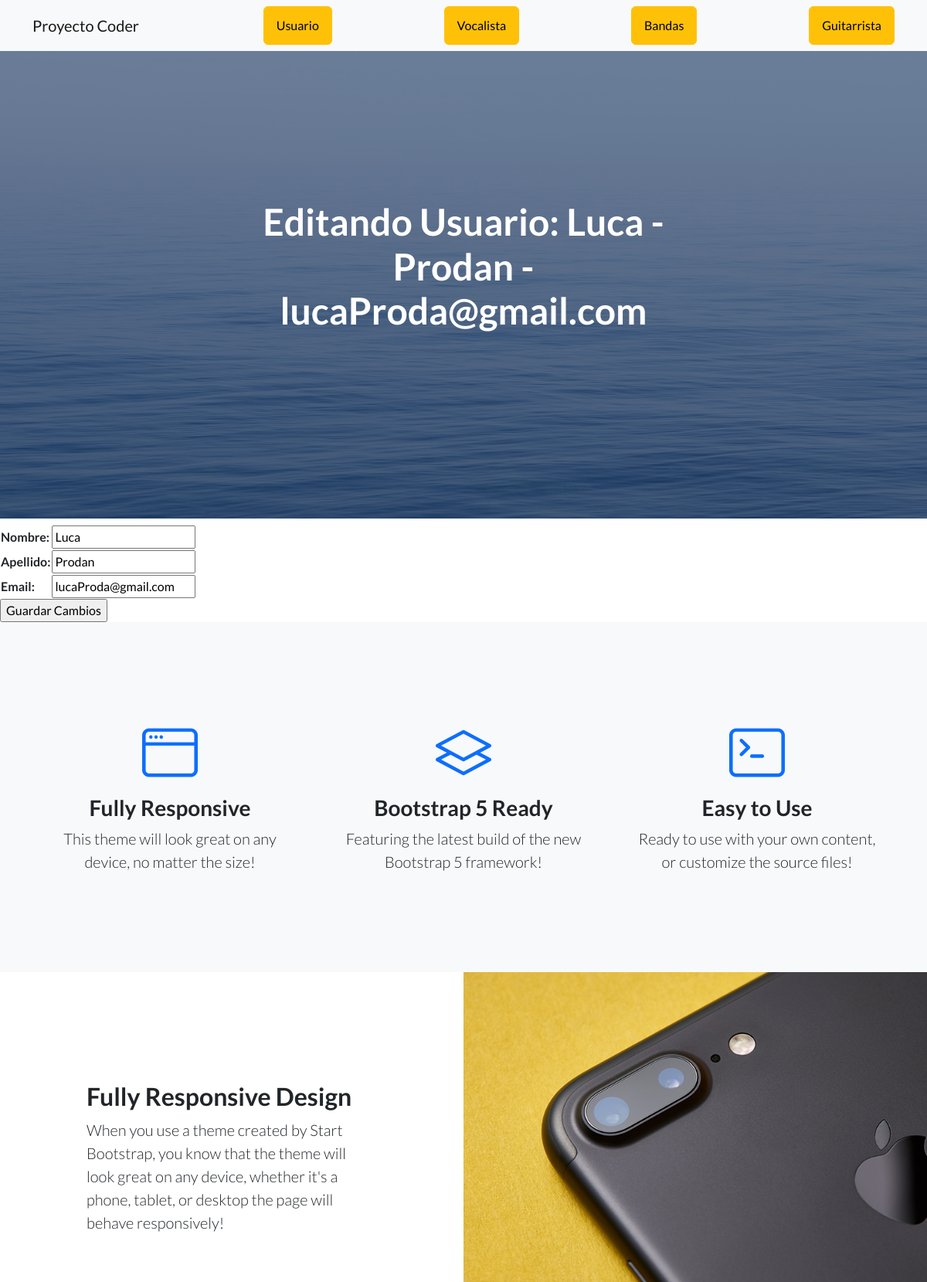
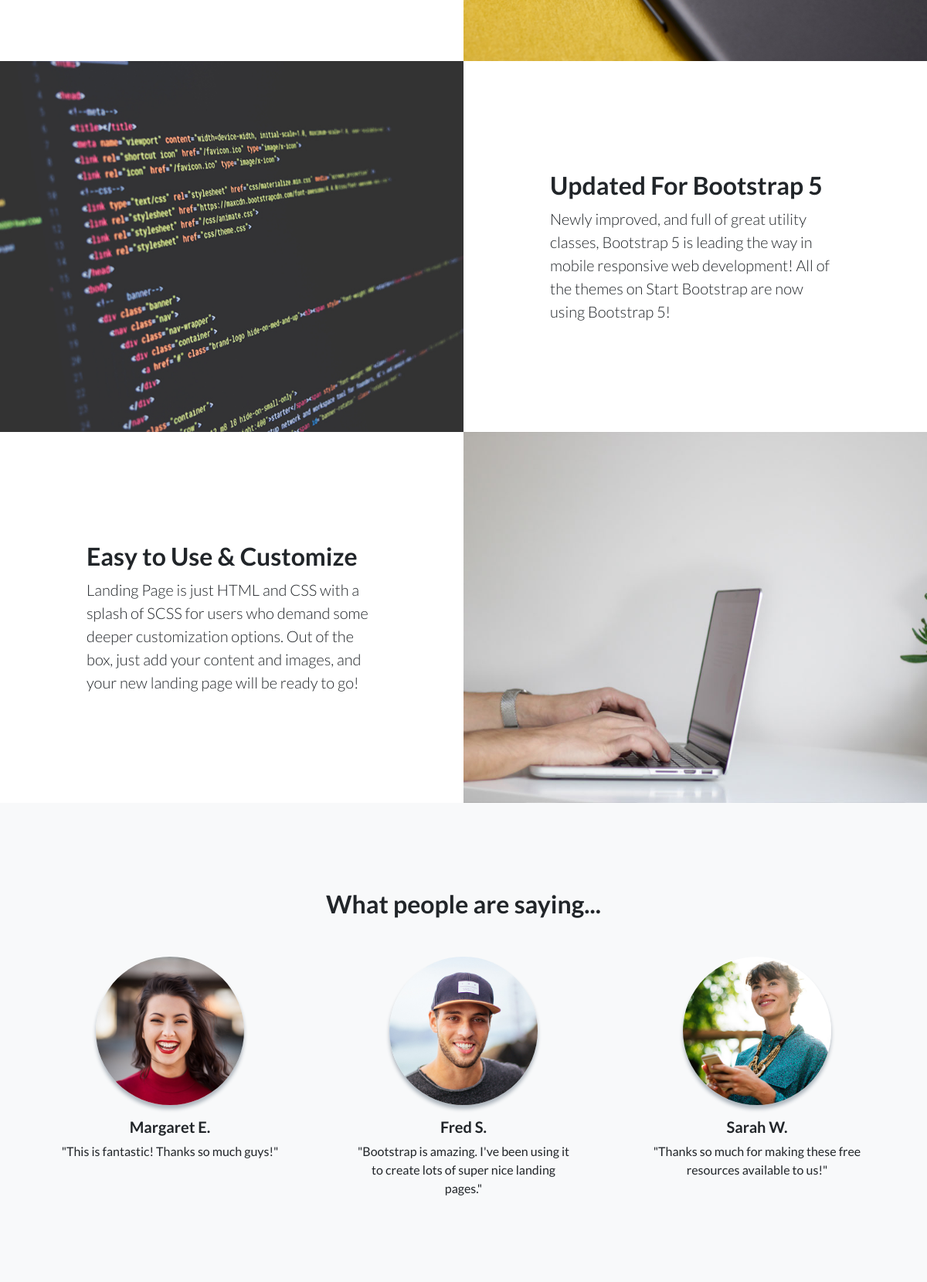
The page /App1/editarUsuario/1 (upper part) on the database its author committed (2 pictures, top to bottom).
### App1/models.py (models this page shows)
class Usuario(models.Model):
    nombre=models.CharField(max_length=50)
    apellido=models.CharField(max_length=50)
    email=models.EmailField()
    def __str__(self):
        return f"{self.nombre} - {self.apellido} - {self.email}"

### App2/views.py (the view)
# urls.py: path('editarUsuario/<id>', editarUsuario, name="editarUsuario" ),
def editarUsuario(request, id):
    usuario=Usuario.objects.get(id=id)
    if request.method=="POST":
        form= UsuarioForm(request.POST)
        if form.is_valid():
            info=form.cleaned_data
            usuario.nombre=info["nombre"]
            usuario.apellido=info["apellido"]
            usuario.email=info["email"]
            usuario.save()
            usuario=Usuario.objects.all()
            form=UsuarioForm()
            return redirect ("usuario")
        pass
    else:
        formulario=UsuarioForm(initial={"nombre": usuario.nombre, "apellido":usuario.apellido, "email": usuario.email})
        return render (request, 'App1/editarUsuario.html', {"form": formulario, "usuario": usuario})

### App1/forms.py
class UsuarioForm(forms.Form):
    nombre=forms.CharField(max_length=50)
    apellido=forms.CharField(max_length=50)
    email=forms.EmailField()

### App1/templates/App1/editarUsuario.html (shortened to what this page needs)
{% extends "App1/padre.html" %}
{% load static %}
{% block titulo %}
<h1 class="mb-5">Editando Usuario: {{ usuario }} </h1>
{% endblock %}
{% block contenido_que_cambia %}
<form action="" method="post">
    <table>
        {{ form.as_table }}
    </table>
    <input type="submit" value="Guardar Cambios">
</form>
{% endblock %}

### rows shown on the page
Usuario: nombre+apellido+email "Luca - Prodan - lucaProda@gmail.com", nombre "Luca", apellido "Prodan", email "lucaProda@gmail.com"
